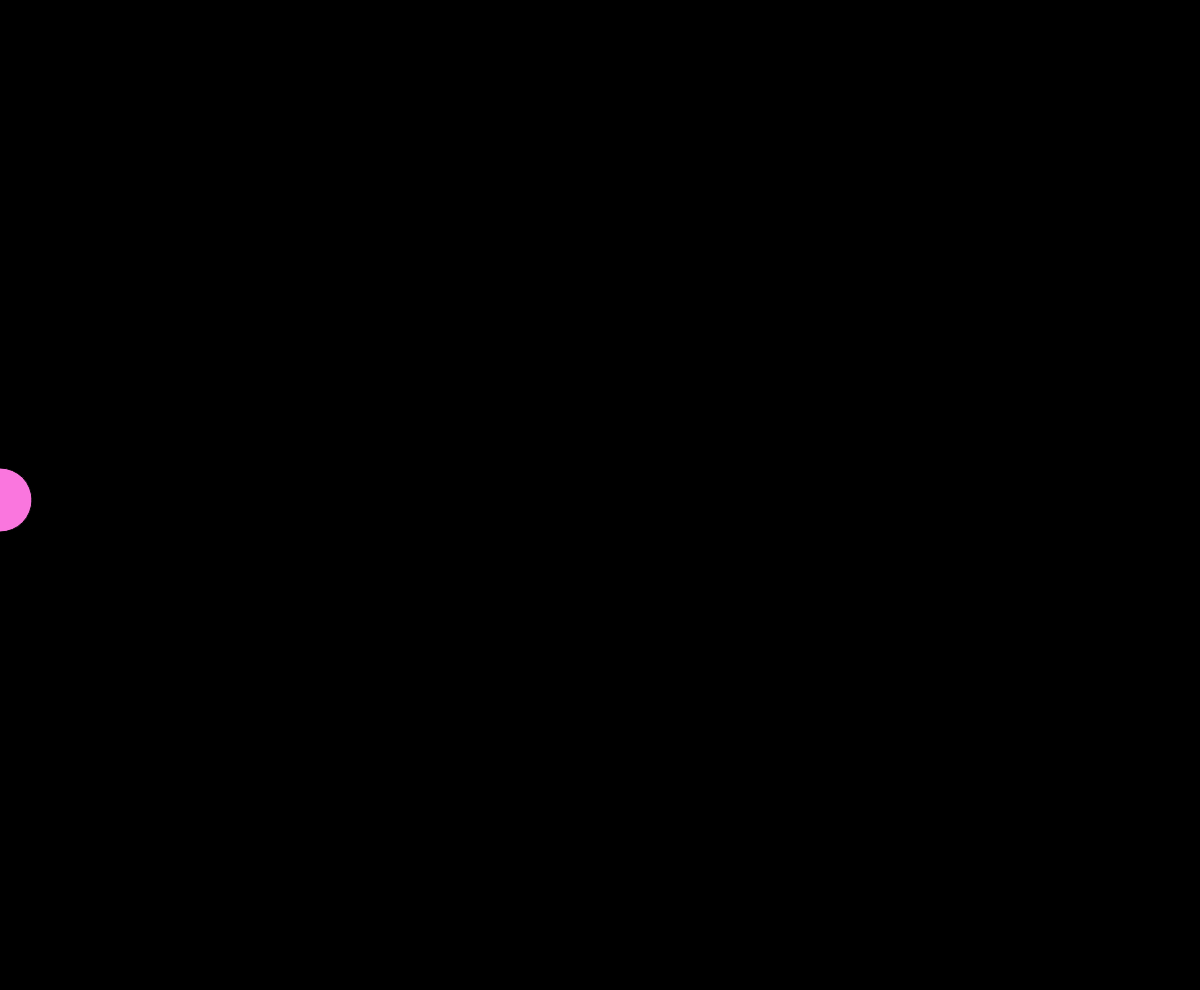
Frame 1 (no input)
Frame 60 (no input): identical to frame 1, image omitted
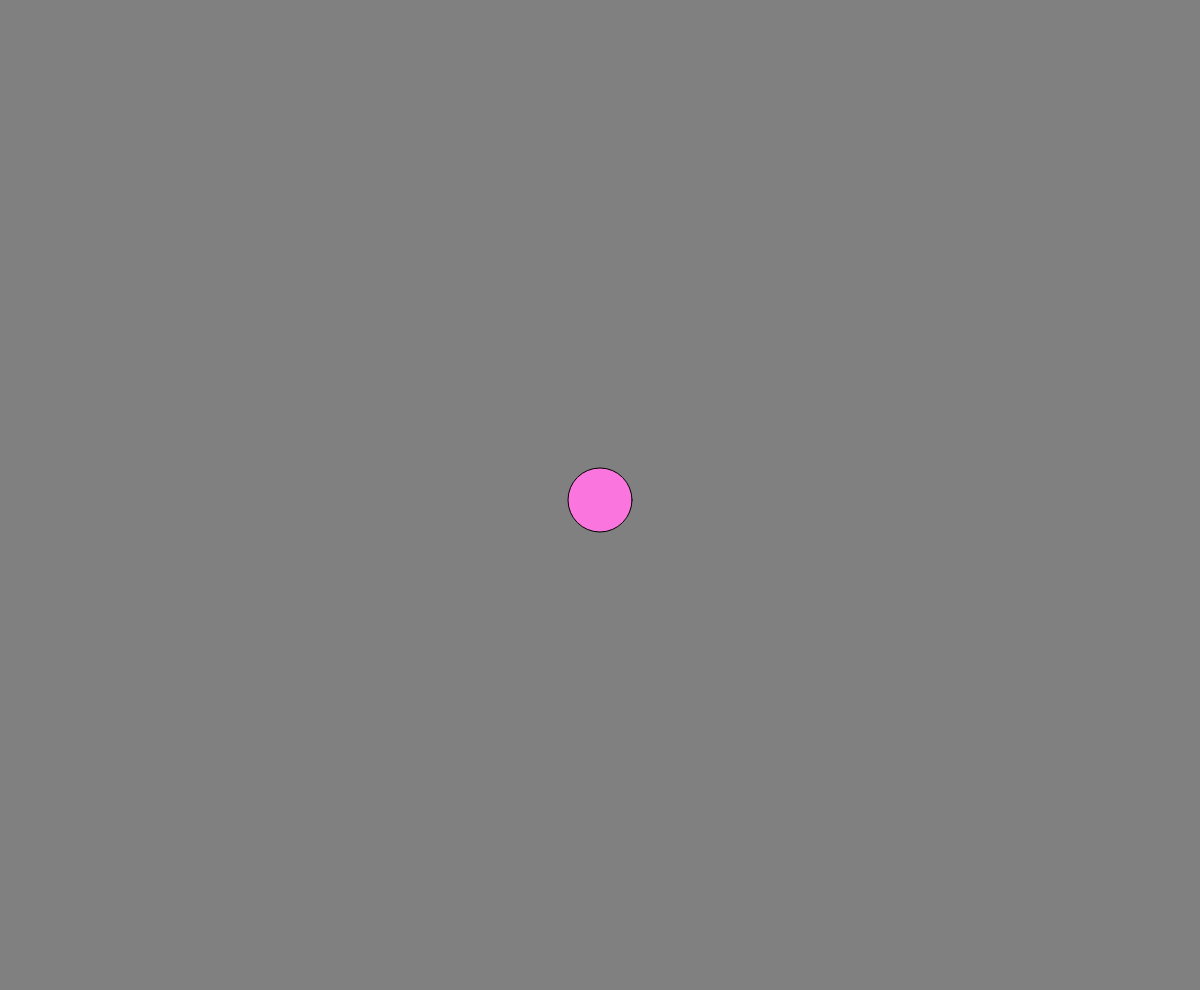
Frame 120 (the mouse pressed at the canvas centre since frame 60)

The p5.js sketch that drew these frames (run headless with seeded random() and noise() and a simulated clock; from frame 60 on, the mouse is pressed at the canvas centre):

// p5.js sketch
// ── sketch.js
function setup() {
  var col = 0;

  createCanvas(windowWidth,windowHeight-10);
}

function draw() {
  // background
  col = map(mouseX, 0, windowWidth, 0, 255); // map(var, var_rangefrom, var_rangeto, rangefrom, rangeto)
  background(col);

  // ellipse
  fill(250, 118, 222);
  ellipse(mouseX, windowHeight/2, 64, 64);
}
